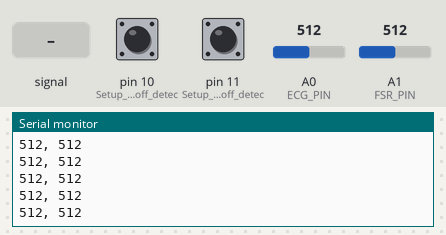
A sketch run on a simulated Arduino Uno, built with avr-gcc and run on an emulated ATmega328P. On the bench: the last lines printed to the serial monitor. The inputs (shaded band) are chosen by the test bench; at power-on: pin 10 (Setup_for_leads_off_detec) LOW, A0 (ECG_PIN) = 512, A1 (FSR_PIN) = 512, pin 11 (Setup_for_leads_off_detec) LOW.

Above: at 1.2 s.
1.3 s: pin 10 (Setup_for_leads_off_detec) pulled HIGH for 0.15 s
2.9 s: A0 (ECG_PIN) fed a 200 Hz sine of ±81 counts around its level
At 3.7 s:
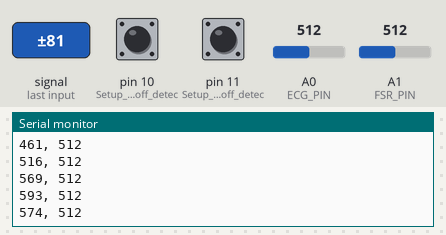
4.4 s: A0 (ECG_PIN) set to 716
At 5.2 s:
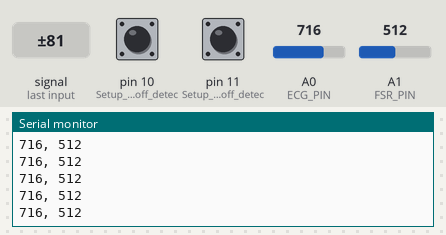
5.9 s: A1 (FSR_PIN) set to 716
At 7.0 s:
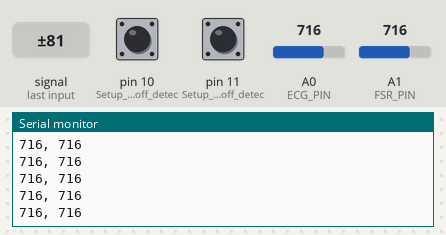
7.4 s: pin 10 (Setup_for_leads_off_detec) pulled HIGH for 0.15 s
10.5 s: pin 10 (Setup_for_leads_off_detec) pulled HIGH for 1 s
At 11.1 s:
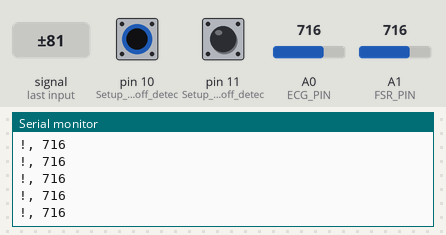
Timing chart, 0 to 13.5 s (numbered marks = the images above; inputs shaded):
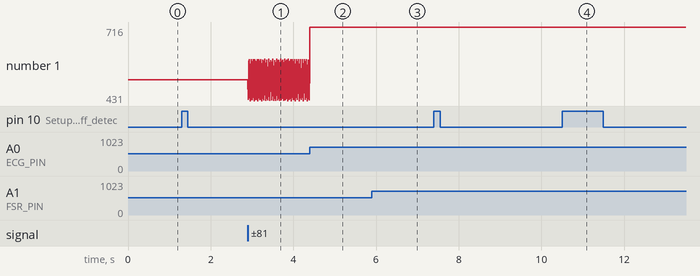

Measured:
- after the input at 2.9 s, the serial monitor: prints a new line at once (image 1)
- plotted number 1: 512 → 526 after the input at 2.9 s

The sketch:

arduino.ino
```cpp
const int ECG_PIN = A0;
const int FSR_PIN = A1;

void setup() {
  Serial.begin(115200);
  pinMode(10, INPUT); // Setup for leads off detection LO +
  pinMode(11, INPUT); // Setup for leads off detection LO -

}

void loop() {

  //----------------------------------------------------//
  if((digitalRead(10) == 1)||(digitalRead(11) == 1)){
    Serial.print('!');
  }
  else{
    // send the value of analog input 0:
      Serial.print(analogRead(ECG_PIN));
  }


  Serial.print(", ");


  //----------------------------------------------------//
  // Read the analog voltage from the divider circuit

  Serial.print(analogRead(FSR_PIN));
/*
  // Determine threshold categories based on resistance drop
  if (fsrReading < 10) {
    Serial.println("-> Status: No pressure");
  } else if (fsrReading < 200) {
    Serial.println("-> Status: Light touch");
  } else if (fsrReading < 500) {
    Serial.println("-> Status: Medium squeeze");
  } else if (fsrReading < 800) {
    Serial.println("-> Status: Heavy squeeze");
  } else {
    Serial.println("-> Status: Big Squeeze!");
  }
  //----------------------------------------------------//
  */
  Serial.println();
  //Wait for a bit to keep serial data from saturating
  delay(5);
}
```
